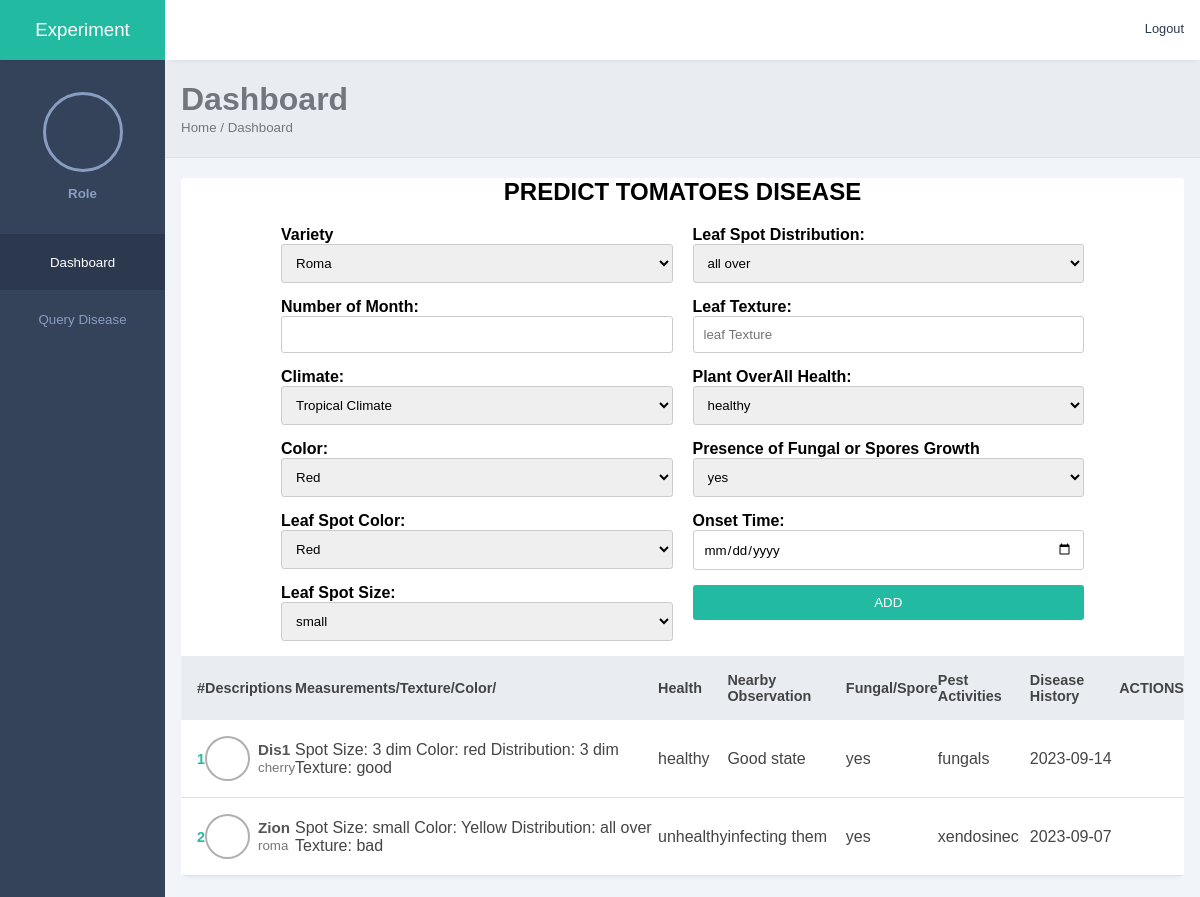
/disease/search/, run on the app's committed database.
### disease/models.py (models this page shows)
class Tomatoes(Model):
    variety = CharField(max_length=30)
    name = CharField(max_length=30)
    age = CharField(max_length=4)
    climate = CharField(max_length=50)
    color = CharField(max_length=10)
    spot_size = CharField(max_length=10)
    spot_color = CharField(max_length=20)
    spot_dist = CharField(max_length=100)
    leaf_texture = CharField(max_length=100)
    overall_health = CharField(max_length=255)
    nearby_plant_observations = CharField(max_length=200)
    spore_fungal = CharField(max_length=5)  # yes or no
    onset_time = CharField(max_length=5)
    recent_pest_activities = CharField(max_length=255)
    disease_history = CharField(max_length=200)
    diagnosis = CharField(max_length=200)
    created_at = DateTimeField(auto_now_add=True)

### disease/views.py (the view)
# urls.py: path('/search/', TomatoesSearchView.as_view(), name='search-tomatoes'),
class TomatoesSearchView(TemplateView):
    template_name = 'pages/disease_search.html'
    def get_context_data(self, **kwargs):
        context = super().get_context_data(**kwargs)
        variety = self.request.GET.get('variety', '')
        age = self.request.GET.get('age', '')
        location = self.request.GET.get('location', '')
        color = self.request.GET.get('color', '')
        spot_color = self.request.GET.get('spot_color', '')
        spot_size = self.request.GET.get('spot_size', '')
        spot_dist = self.request.GET.get('spot_dist', '')
        leaf_texture = self.request.GET.get('leaf_texture', '')
        overall_health = self.request.GET.get('overall_health', '')
        spore_fungal = self.request.GET.get('spore_fungal', '')
        onset_time = self.request.GET.get('onset_time', '')
        results = Tomatoes.objects.all()
        if variety:
            results = results.filter(variety__icontains=variety)
        if age:
            results = results.filter(age=age)
        if location:
            results = results.filter(location__icontains=location)
        if color:
            results = results.filter(color__icontains=color)
        if spot_color:
            results = results.filter(spot_color__iexact=spot_color)
        if spot_size:
            results = results.filter(spot_size__iexact=spot_size)
        if spot_dist:
            results = results.filter(spot_dist__iexact=spot_dist)
        if leaf_texture:
            results = results.filter(leaf_texture__icontains=leaf_texture)
        if overall_health:
            results = results.filter(overall_health__iexact=overall_health)
        if spore_fungal:
            results = results.filter(spore_fungal__iexact=spore_fungal)
        if onset_time:
            results = results.filter(onset_time=onset_time)
        context = {
            'results': results,
        }
        context['tomatoes'] = results
        return context

### templates/pages/disease_search.html (shortened to what this page needs)
{% load static %}
<!DOCTYPE html>
<html lang="en">
<head>
    {% include "../includes/meta.html" %}
</head>
<body>
    <div class="sidebar">
        <div class="side-header">
            <h3>E<span>xperiment</span></h3>
        </div>
        <div class="side-content">
            <div class="profile">
                <div class="profile-img bg-img" style="background-image: url(img/3.jpeg)"></div>
                <small>Role</small>
            </div>
            {% include "../includes/sidebar.html" %}
        </div>
    </div>
    <div class="main-content">
        {% include "../includes/header.html" %}
        <main>
            <div class="page-header">
                <h1>Dashboard</h1>
                <small>Home / Dashboard</small>
            </div>
            <div class="page-content">
                <div class="records table-responsive">
                    <div class="toma-container">
                        <div class="login-header">
                            <h2>PREDICT TOMATOES DISEASE</h2>
                        </div>
                        <form action="" method="GET" class="toma-section">
                            <div class="toma-left">
                                <div class="form-group">
                                    <label for="variety">Variety</label>
                                    <select name="variety" id="variety" >
                                        <option value=" roma">Roma</option>
                                    </select>
                                </div>
                                <div class="form-group">
                                    <label for="name">Number of Month:</label>
                                    <input type="number" id="age" name="age">
                                </div>
                                <div class="form-group">
                                    <label for="name">Climate:</label>
                                    <select name="location" id="location">
                                        <option value="Tropical Climate">Tropical Climate</option>
                                    </select>
                                </div>
                                <div class="form-group">
                                    <label for="color"> Color:</label>
                                    <select name="color" id="color">
                                        <option value="red">Red</option>
                                    </select>
                                </div>
                                <div class="form-group">
                                    <label for="spot_color"> Leaf Spot Color: </label>
                                    <select name="spot_color" id="spot_color">
                                        <option value="Red">Red</option>
                                    </select>
                                </div>
                                <div class="form-group">
                                    <label for="spot_size"> Leaf Spot Size:</label>
                                    <select name="spot_size" id="spot_size">
                                        <option value="small">small</option>
                                    </select>
                                </div>
                            </div>
                            <div class="toma-right">
                                <div class="form-group">
                                    <label for="spot_dist"> Leaf Spot Distribution: </label>
                                    <select name="spot_dist" id="spot_dist">
                                        <option value="all over">all over</option>
                                    </select>
                                </div>
                                <div class="form-group">
                                    <label for="name">Leaf Texture:</label>
                                    <input type="text" id="leaf_texture" name="leaf_texture" placeholder="leaf Texture"
                                        required>
                                </div>
                                <div class="form-group">
                                    <label for="overall_health"> Plant OverAll Health: </label>
                                    <select name="overall_health" id="overall_health">
                                        <option value="healthy">healthy</option>
                                    </select>
                                </div>
                                <div class="form-group">
                                    <label for="spore_fungal">Presence of Fungal or Spores Growth</label>
                                    <select name="spore_fungal" id="spore_fungal">
                                        <option value="yes">yes</option>
                                    </select>
                                </div>
                                <div class="form-group">
                                    <label for="name">Onset Time:</label>
                                    <input type="date" id="onset_time" name="onset_time">
                                </div>
                                <div class="form-group">
                                    <button type="submit"> ADD </button>
                                </div>
                            </div>
                        </form>
                    </div>
                    <div>
                        <table width="100%">
                            {% if tomatoes %}
                            <thead>
                                <tr>
                                    <th>#</th>
                                    <th> Descriptions</th>
                                    <th> Measurements/Texture/Color/ </th>
                                    <th> Health</th>
                                    <th> Nearby Observation</th>
                                    <th> Fungal/Spore</th>
                                    <th> Pest Activities</th>
                                    <th> Disease History</th>
                                    <th> ACTIONS</th>
                                </tr>
                            </thead>
                            <tbody>
                                {% for tomato in tomatoes %}
                                <tr>
                                    <td>{{tomato.id}}</td>
                                    <td>
                                        <div class="client">
                                           <div class="client-img bg-img" style="background-image: url(img/3.jpeg)"></div>
                                            <div class="client-info">
                                                <h4>{{tomato.name}}</h4>
                                                <small>{{tomato.variety}}</small>
                                            </div>
                                        </div>
                                    </td>
                                    <td>
                                        Spot Size: {{tomato.spot_size}}
                                        Color: {{tomato.spot_color}}
                                        Distribution: {{tomato.spot_dist}}
                                        Texture: {{tomato.leaf_texture}}
                                    </td>
                                    <td>
                                        {{tomato.overall_health}}
                                    </td>
                                    <td>
                                        {{tomato.nearby_plant_observations}}
                                    </td>
                                    <td>
                                        {{tomato.spore_fungal}}
                                    </td>
                                    <td>
                                        {{tomato.recent_pest_activities}}
                                    </td>
                                    <td>
                                        {{tomato.disease_history}}
                                    </td>
                                    <td>
                                        <div class="actions">
                                            <a href = "{% url 'detail-tomatoes' tomato.id%}">
                                            </a>
                                        </div>
                                    </td>
                                </tr>
                                {% endfor %}
                            </tbody>
                            {% else %}
                                <p>No results found.</p>
                            {% endif %}
                        </table>
                    </div>
                </div>
            </div>
        </main>
    </div>
</body>
</html>

### static/style.css (style rules this page uses)
:root { --main-color: #22BAA0; --color-dark: #34425A; --text-grey: #B0B0B0; }
* { margin: 0; padding: 0; text-decoration: none; list-style-type: none; box-sizing: border-box; font-family: 'Merriweather', sans-serif; }
.sidebar { position: fixed; height: 100%; width: 165px; left: 0; bottom: 0; top: 0; z-index: 100; background: var(--color-dark); transition: left 300ms; }
.side-header { box-shadow: 0px 5px 5px -5px rgb(0 0 0 /10%); background: var(--main-color); height: 60px; display: flex; justify-content: center; align-items: center; }
.side-header h3, side-head span { color: #fff; font-weight: 400; }
.side-content { height: calc(100vh - 60px); overflow: auto; }
.profile { text-align: center; padding: 2rem 0rem; }
.bg-img { background-repeat: no-repeat; background-size: cover; border-radius: 50%; background-size: cover; }
.profile-img { height: 80px; width: 80px; display: inline-block; margin: 0 auto .5rem auto; border: 3px solid #899DC1; }
.profile small { color: #899DC1; font-weight: 600; }
.main-content { margin-left: 165px; width: calc(100% - 165px); transition: margin-left 300ms; }
.user div, .client-img { height: 40px; width: 40px; margin-right: 1rem; }
main { margin-top: 60px; }
.page-header { padding: 1.3rem 1rem; background: #E9edf2; border-bottom: 1px solid #dee2e8; }
.page-header h1, .page-header small { color: #74767d; }
.page-content { padding: 1.3rem 1rem; background: #f1f4f9; }
.toma-container { justify-content: center; align-items: center; background-color: #fff; flex-direction: row; }
.toma-section { display: flex; padding: 0px 100px; width: 100%; }
.toma-left { display: 1; flex-direction: column; width: 50%; margin-right: 20px; }
.toma-right { display: 1; flex-direction: column; width: 50%; }
.login-header { text-align: center; margin-bottom: 20px; }
.form-group { margin-bottom: 15px; }
.form-group label { display: block; font-weight: bold; }
.form-group input, .form-group textarea, .form-group select { width: 100%; padding: 10px; border: 1px solid #ccc; border-radius: 3px; }
.form-group button { width: 100%; padding: 10px; background-color: #22BAA0; color: #fff; border: none; border-radius: 3px; cursor: pointer; }
.records { box-shadow: 0px 5px 5px -5px rgb(0 0 0 / 10%); background: #fff; border-radius: 3px; }
input, button, select { outline: none; }
.table-responsive { width: 100%; overflow: auto; }
table { border-collapse: collapse; }
table thead tr { background: #e9edf2; }
table thead th { padding: 1rem 0rem; text-align: left; color: #444; font-size: .9rem; }
table thead th:first-child { padding-left: 1rem; }
table tbody td { padding: 1rem 0rem; color: #444; }
table tbody td:first-child { padding-left: 1rem; color: var(--main-color); font-weight: 600; font-size: .9rem; }
table tbody tr { border-bottom: 1px solid #dee2e8; }
.client { display: flex; align-items: center; }
.client-img { margin-right: .5rem; border: 2px solid #b0b0b0; height: 45px; width: 45px; }
.client-info h4 { color: #555; font-size: .95rem; }
.client-info small { color: #777; }

### data on the page
Tomatoes: id "1", name "Dis1", variety "cherry", spot_size "3 dim", spot_color "red", spot_dist "3 dim", leaf_texture "good", overall_health "healthy", nearby_plant_observations "Good state", spore_fungal "yes", recent_pest_activities "fungals", disease_history "2023-09-14"
Tomatoes: id "2", name "Zion", variety "roma", spot_size "small", spot_color "Yellow", spot_dist "all over", leaf_texture "bad", overall_health "unhealthy", nearby_plant_observations "infecting them", spore_fungal "yes", recent_pest_activities "xendosinec", disease_history "2023-09-07"
